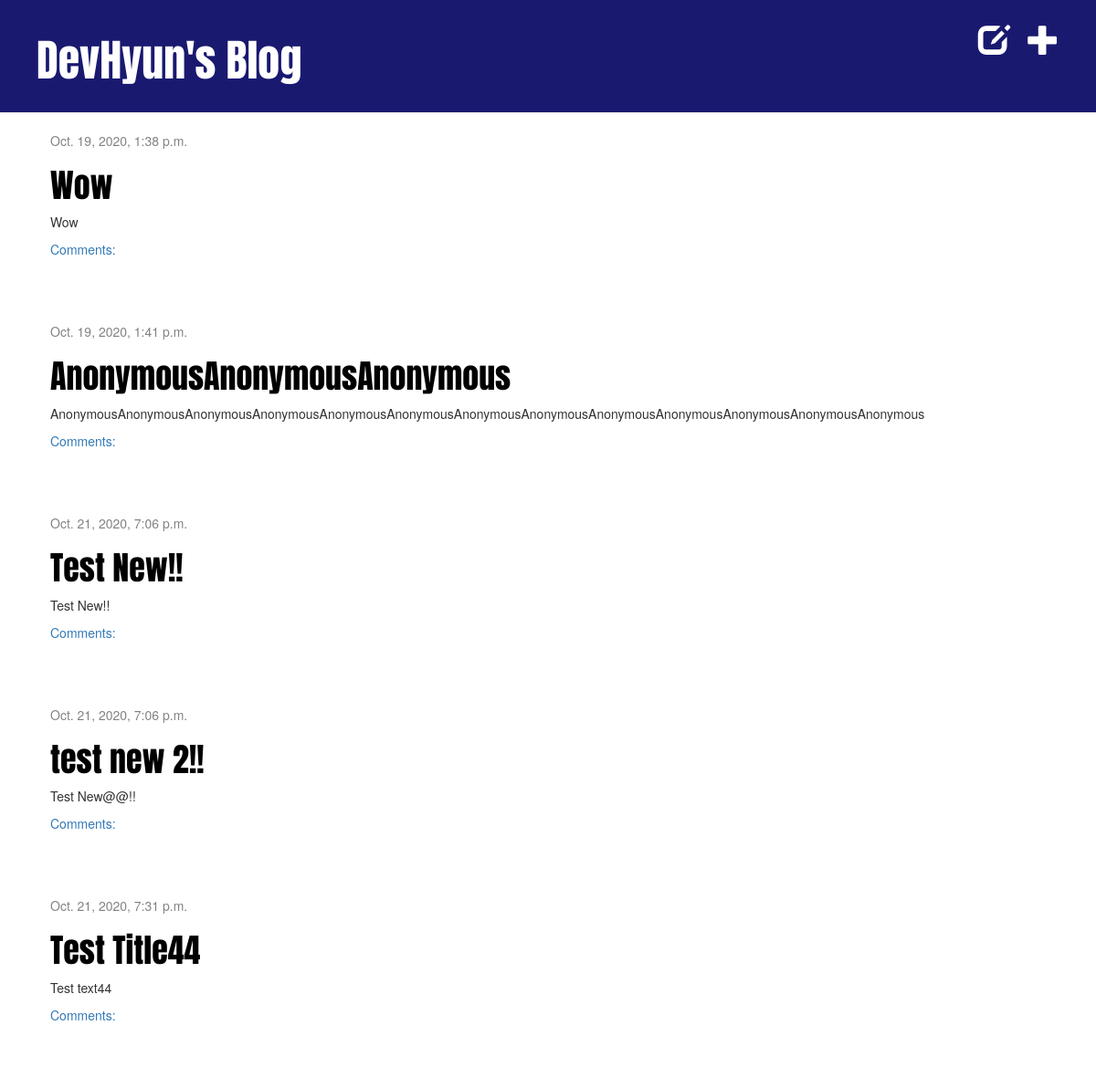
The app's page /, older data.
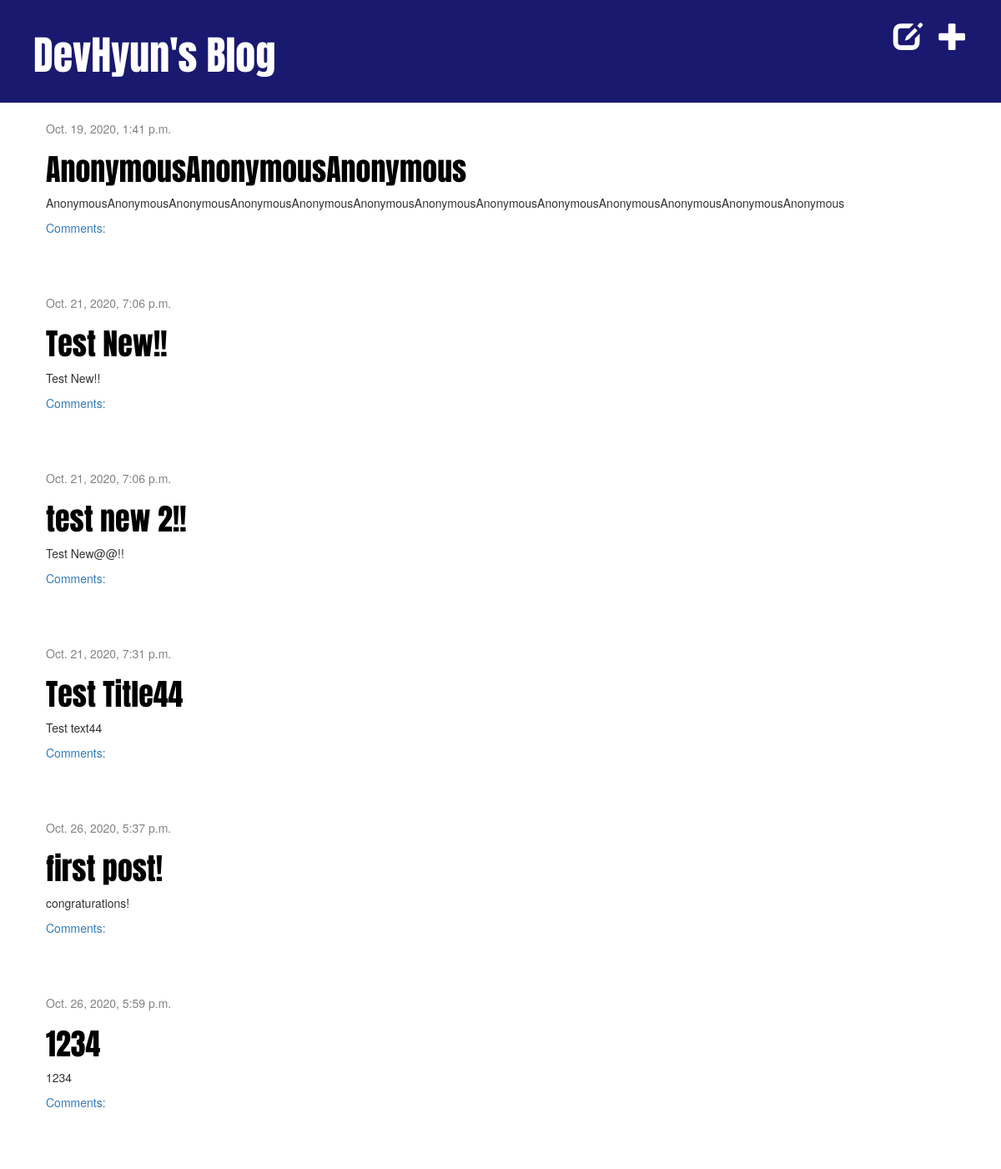
The same page, newer data.
### Blog/models.py (models this page shows, shortened)
class Post(models.Model):
    author = models.ForeignKey(settings.AUTH_USER_MODEL, on_delete=models.CASCADE)
    title = models.CharField(max_length=200)
    text = models.TextField()
    created_date = models.DateTimeField(
            default=timezone.now)
    published_date = models.DateTimeField(
            blank=True, null=True)

### Blog/views.py (the view)
# urls.py: path('', views.post_list, name='post_list'),
def post_list(request):
    posts = Post.objects.filter(published_date__lte=timezone.now()).order_by('published_date')
    return render(request, 'Blog/post_list.html', {'posts': posts})

### Blog/templates/Blog/post_list.html
{% extends 'Blog/base.html' %}
{% block content %}
    {% for post in posts %}
        <div class="post">
            <div class="date">
                {{ post.published_date }}
            </div>
            <h1><a href="{% url 'post_detail' pk=post.pk %}">{{ post.title }}</a></h1>
            <p>{{ post.text|linebreaksbr }}</p>
            <a href="{% url 'post_detail' pk=post.pk %}">Comments: {{ post.Comment.count }}</a>
        </div>
    {% endfor %}
{% endblock content %}

### Blog/templates/Blog/base.html (shortened to what this page needs)
<!DOCTYPE html>
{% load static %}
<html>
    <head>
        <link rel="stylesheet" href="//maxcdn.bootstrapcdn.com/bootstrap/3.2.0/css/bootstrap.min.css">
        <link rel="stylesheet" href="//maxcdn.bootstrapcdn.com/bootstrap/3.2.0/css/bootstrap-theme.min.css">
        <link rel="stylesheet" href="{% static 'css/Blog.css' %}">
    </head>
    <body>
        <div class ="page-header">
            <a href="{% url 'post_new' %}" class="top-menu"><span class="glyphicon glyphicon-plus"></span></a>
            <a href="{% url 'post_draft_list' %}" class="top-menu"><span class="glyphicon glyphicon-edit"></span></a>
            <h1><a href="{% url 'post_list' %}">DevHyun's Blog</a></h1>
        </div>
        <div class="content container">
            <div class="row">
                <div class="col-md-8">
                {% block content %}
                {% endblock %}
                </div>
            </div>
        </div>
    </body>
</html>

### Blog/static/css/Blog.css (style rules this page uses)
.page-header { background-color: #191970; margin-top: 0; padding: 20px 20px 20px 40px; }
.page-header h1, .page-header h1 a, .page-header h1 a:visited, .page-header h1 a:active { color: #ffffff; font-size: 36pt; text-decoration: none; }
.content { margin-left: 40px; }
h1, h2, h3, h4 { font-family: 'Anton', cursive; }
.date { color: #828282; }
.top-menu, .top-menu:hover, .top-menu:visited { color: #ffffff; float: right; font-size: 26pt; margin-right: 20px; }
.post { margin-bottom: 70px; }
.post h1 a, .post h1 a:visited { color: #000000; }

Row changes from the older to the newer data that the page shows:
removed Post: published_date "Oct. 19, 2020, 1:38 p.m.", title "Wow", text "Wow"
now on this page (row edited): Post: published_date "Oct. 26, 2020, 5:37 p.m.", title "first post!", text "congraturations!"
added Post: published_date "Oct. 26, 2020, 5:59 p.m.", title "1234", text "1234"
